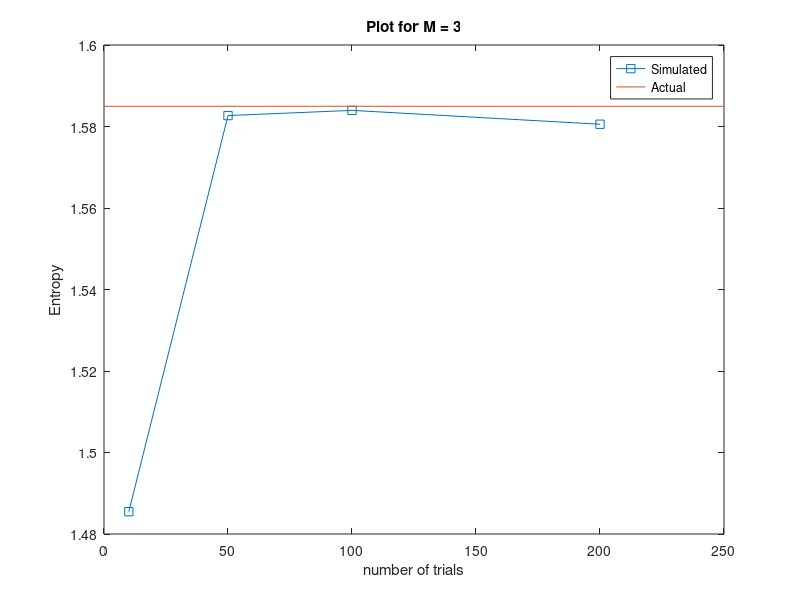
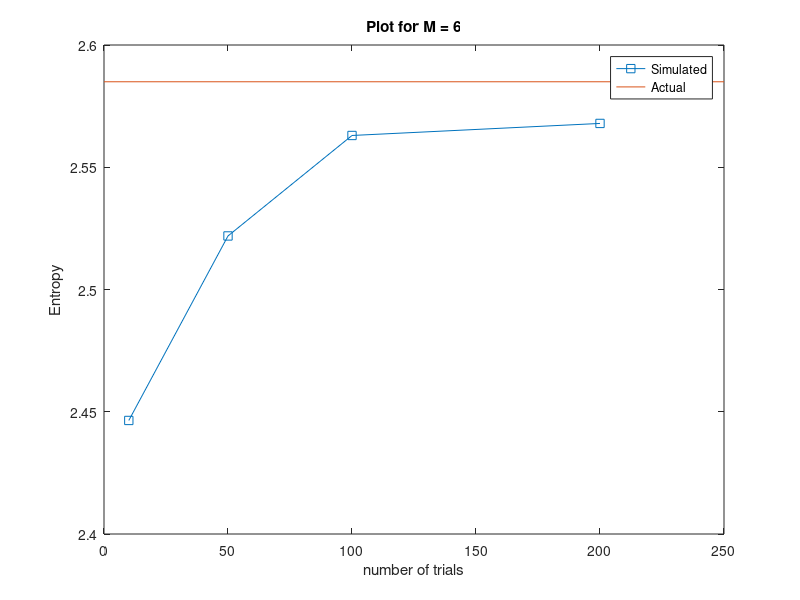

Write MATLAB code to recreate these figures, in order.
% Part a

% NOTE : Here we will only realize X, since only that is needed and it will
% also be a good simple starting point of working with the problem

% ESTIMATING ENTROPY
% Entropy is defined as :
% H = -sum(p(i)log(p(i))) over all i
% where p(i) = P(X=i)

% Thus estimating entropy becomes a simple job of estimating probabilities
% over trials, despite the fact that we will be generating these trials
% from a pre-defined uniform distribution.

% alphabet of X = {1,2,...,M} with uniform PMF for some M

% Consider that a total of t trials are performed (independent)and say that
% the result in a trial number j in {1,2,...,t} is r(j)

% From the above definitions, we have, then,
% ~p(X=i) = (total count of trials with r(j) = i)/(t)
% ~ represents the probability estimate
% Using this estimate we evaluate our entropy
% NOTE : If the count comes out to be 0, then that term is neglected.

% Now that ~H(X) generation is discussed, we generate trial result vectors
% for the requisite number of trials for the requisite M values. We will
% work in a case specific manner, rather than a general manner, even though
% generalizing won't be much different.

out = cell(2,4);
count_r = 0;
for M = [3,6]
    count_c = 0;
    count_r = count_r + 1;
    for n = [10,50,100,200]
        count_c = count_c + 1;
        out{count_r,count_c} = randi([1,M],1,n);
    end
end

% NOTE :
% out is 2x4 cell with following data :
%      3,10    3,50    3,100    3,200
%      6,10    6,50    6,100    6,200
% where i,j represents a row vector of trial outputs for M=i and n=j

% ANOTHER NOTE :
% randi function generates in MATLAB, automatically, a uniformly
% distributed discrete random variable. As such, multiple other techniques
% could be used, and even though this isn't exactly a "from scratch" random
% variable generation, generating uniformly discrete random variables using
% a uniform continuous distribution from (0,1) is an extremely easy task to
% perform. As such, because we have already been provided with an inbuilt
% MATLAB function, we have not "generated" such a uniform discrete
% distribution "from scratch".

% Additional Assumption :
% We assume that we don't have to plot a "learning" curve, which updates
% PMF after each trial for a given M, then using the updated PMF calculates
% the entropy. Then plots it against the current trial number. We assume
% that entropy, say for M=3 and n=10, will be calculated only once using
% the PMF obtained once all the trials are observed to evaluate the PMF.
% This also makes sense since otherwise in the question only n=200 would be
% given as opposed to different n values, since anyways for n=200, in the
% learning type plot, n=50 would have been anyways examined.

% THUS, we have plotted H(for n=10) against n=10 rather than letting H
% develop for n=10 from n=1, updating PMF and entropy in single trial steps
% till we reach 10. Note doing this isn't difficult, and we can easily
% obtain a learning curve for all n (even though, practically, just a
% single n might suffice (the one with largest value) to draw such a
% learning curve)

H = zeros(2,4);
count_i = 0;
for i = [3,6]
    count_j = 0;
    count_i = count_i + 1;
    for j = [10,50,100,200]
        count_j = count_j + 1;
        local = out{count_i,count_j};
        local_pmf = zeros(1,i);
        for p = 1:i
            occur = 0;
            for q = 1:j
                if local(1,q) == p
                    occur = occur + 1;
                end
            end
            local_pmf(1,p) = occur/j;
        end
        null = 0;
        pmf = local_pmf(local_pmf ~= null);                          % weeding out alphabets that appear with zero probability
        H(count_i,count_j) = (-pmf*transpose(log(pmf)))/log(2);      % to convert from nats to bits since log in MATLAB is natural log
    end
end

% disp(H) (to test output before plotting the relevant curves)

% NOTE :
% H contains (in 2x4 matrix) :
%       3,10   3,50    3,100    3,200
%       6,10   6,50    6,100    6,200

% Where i,j is from i=M and j=n and the entry is the simulated entropy
% evaluated (Entropy estimate using our probability estimate as such)

H_3_theo = log(3)/log(2);              % they are uniform
H_6_theo = log(6)/log(2);              % they are uniform

H_3_prac = H(1,:);
H_6_prac = H(2,:);

trial_range = [10,50,100,200];
x = [0,250];
y_3 = [H_3_theo,H_3_theo];
y_6 = [H_6_theo,H_6_theo];

figure()
plot(trial_range,H_3_prac,'-s',x,y_3),legend('Simulated','Actual');
title('Plot for M = 3')
xlabel('number of trials')
ylabel('Entropy')

figure()
plot(trial_range,H_6_prac,'-s',x,y_6),legend('Simulated','Actual');
title('Plot for M = 6')
xlabel('number of trials')
ylabel('Entropy')










